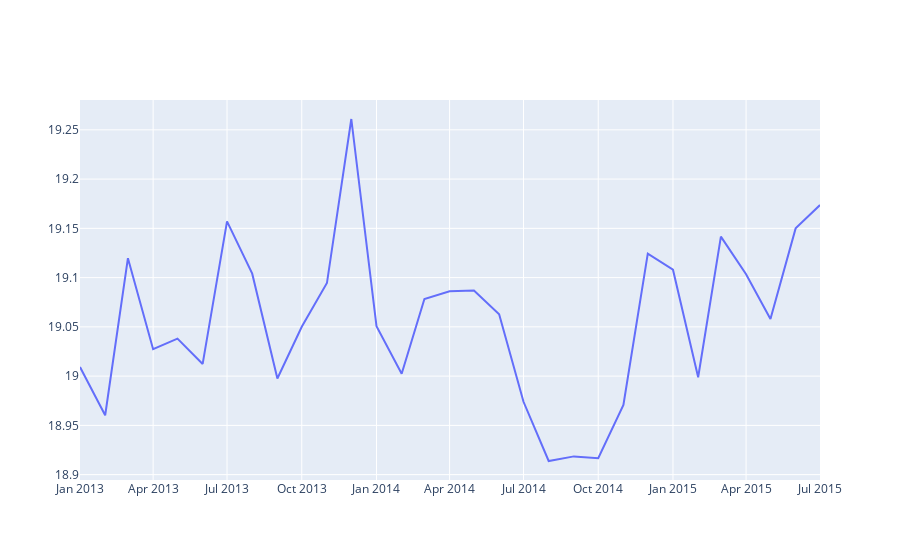

The code cell stored with this chart in its notebook:
### Code cell
iplot(Figure(data=Scatter(x=df.index,y=df['boxcos'])))
